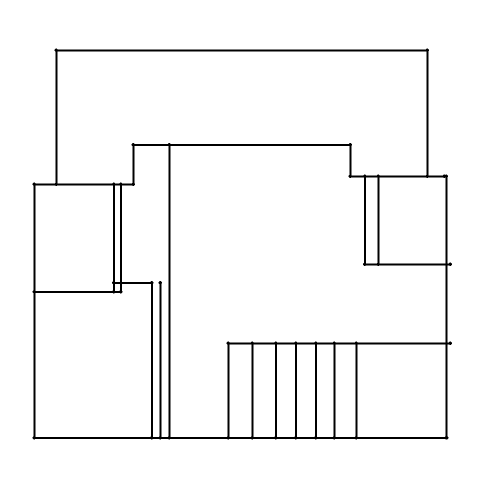
#> input picture renders/intermediate-1791048191644.png, 1000 x 1000 px (shown at 1/2 size)
$ python -i line_detector.py   (imports and definitions only)
#> lines starting #> are read from the running program, lines starting #| are printed output that depends on the picture; after the words box and inside, x2 and y2 are one past the last pixel; in counts of white or black regions, pixels touching at a corner belong together
### app/config.py
"""تنظیمات کلی پروژه"""

from pathlib import Path

BASE_DIR = Path(__file__).parent.parent
STATIC_DIR = BASE_DIR / "static"
UPLOAD_DIR = BASE_DIR / "uploads"
RENDER_DIR = BASE_DIR / "renders"
DATA_DIR = BASE_DIR / "data"

for d in [STATIC_DIR, UPLOAD_DIR, RENDER_DIR, DATA_DIR]:
    d.mkdir(parents=True, exist_ok=True)

# سرور
HOST = "0.0.0.0"
PORT = 3000

# عکس
MAX_IMAGE_WIDTH = 1000
MAX_FILE_SIZE = 15 * 1024 * 1024

# تشخیص خطوط
CANNY_LOW = 30
CANNY_HIGH = 100
HOUGH_THRESHOLD = 40
HOUGH_MIN_LINE_LENGTH = 40
HOUGH_MAX_LINE_GAP = 15
MIN_LINE_LENGTH = 35

# تشخیص پله
STAIR_MIN_STEPS = 4
STAIR_MAX_STEPS = 30
STAIR_MIN_GAP = 5
STAIR_MAX_GAP = 60
STAIR_TOLERANCE = 0.4

# فیلتر
STAIR_FILTER_TOL = 6

# رندر
DEFAULT_OUTPUT_WIDTH = 1400
DEFAULT_OUTPUT_HEIGHT = 1000
DEFAULT_BACKGROUND = "#FAFBFC"
DEFAULT_WALL_COLOR = "#2C3E50"

ROOM_COLORS = [
    "#E8F4F8", "#FEF5E7", "#EAFAF1", "#F4ECF7",
    "#FDEDEC", "#FEF9E7", "#EBF5FB", "#E8F8F5",
    "#FDF2E9", "#EAF2F8",
]

FONT_PATHS = [
    "/usr/share/fonts/truetype/dejavu/DejaVuSans-Bold.ttf",
    "/usr/share/fonts/truetype/dejavu/DejaVuSans.ttf",
    "C:/Windows/Fonts/arial.ttf",
    "C:/Windows/Fonts/tahoma.ttf",
    "/System/Library/Fonts/Helvetica.ttc",
]


# ═══════════════════════════════════════════════
# تنظیمات جدید: رنگ اتاق بر اساس نوع
# ═══════════════════════════════════════════════
ROOM_TYPE_COLORS = {
    "bedroom":        "#DBEAFE",
    "master_bedroom": "#C7D2FE",
    "kids_room":      "#FCE7F3",
    "living_room":    "#FEF3C7",
    "guest_room":     "#FEF9C3",
    "kitchen":        "#FEE2E2",
    "open_kitchen":   "#FECACA",
    "bathroom":       "#D1FAE5",
    "wc":             "#DCFCE7",
    "balcony":        "#E0F2FE",
    "terrace":        "#E0F2FE",
    "storage":        "#E5E7EB",
    "parking":        "#D1D5DB",
    "corridor":       "#F3F4F6",
    "entrance":       "#FDE68A",
    "study":          "#EDE9FE",
    "office":         "#EDE9FE",
    "unknown":        "#F5F5F5",
}

ROOM_TYPE_FA = {
    "bedroom": "اتاق خواب",
    "master_bedroom": "اتاق مستر",
    "kids_room": "اتاق کودک",
    "living_room": "پذیرایی",
    "guest_room": "اتاق مهمان",
    "kitchen": "آشپزخانه",
    "open_kitchen": "آشپزخانه اپن",
    "bathroom": "حمام",
    "wc": "سرویس",
    "balcony": "بالکن",
    "terrace": "تراس",
    "storage": "انباری",
    "parking": "پارکینگ",
    "corridor": "راهرو",
    "entrance": "ورودی",
    "study": "مطالعه",
    "office": "دفتر کار",
    "unknown": "اتاق",
}

# نمادهای در و پنجره
DOOR_COLOR = "#8B4513"
WINDOW_COLOR = "#3498DB"

# قطب‌نما
COMPASS_COLOR = "#2C3E50"

# استایل نقشه
STYLE_MODERN = "modern"
STYLE_BLUEPRINT = "blueprint"
STYLE_MINIMAL = "minimal"

BLUEPRINT_BG = "#0B3D91"
BLUEPRINT_WALL = "#FFFFFF"
BLUEPRINT_ACCENT = "#7FB3FF"

### app/utils/line_utils.py
"""توابع کمکی برای پردازش خطوط"""

import numpy as np


def merge_collinear(lines, dist=10, gap=30):
    if not lines:
        return []

    merged = []
    horizontal = [i for i, l in enumerate(lines) if l.get("orientation") == "h"]
    vertical = [i for i, l in enumerate(lines) if l.get("orientation") == "v"]

    def merge_group(indices, is_h):
        group = [lines[i] for i in indices]
        used = [False] * len(group)

        for i in range(len(group)):
            if used[i]:
                continue
            cur = dict(group[i])
            changed = True
            while changed:
                changed = False
                for j in range(len(group)):
                    if i == j or used[j]:
                        continue
                    o = group[j]

                    if is_h:
                        if abs(cur["y1"] - o["y1"]) > dist:
                            continue
                        if o["x1"] > cur["x2"] + gap:
                            continue
                        if o["x2"] < cur["x1"] - gap:
                            continue
                        nx1 = min(cur["x1"], o["x1"])
                        nx2 = max(cur["x2"], o["x2"])
                        ny = (cur["y1"] + o["y1"]) / 2
                        cur = {
                            "x1": nx1, "y1": ny,
                            "x2": nx2, "y2": ny,
                            "length": float(nx2 - nx1),
                            "orientation": "h",
                        }
                        used[j] = True
                        changed = True
                    else:
                        if abs(cur["x1"] - o["x1"]) > dist:
                            continue
                        if o["y1"] > cur["y2"] + gap:
                            continue
                        if o["y2"] < cur["y1"] - gap:
                            continue
                        ny1 = min(cur["y1"], o["y1"])
                        ny2 = max(cur["y2"], o["y2"])
                        nx = (cur["x1"] + o["x1"]) / 2
                        cur = {
                            "x1": nx, "y1": ny1,
                            "x2": nx, "y2": ny2,
                            "length": float(ny2 - ny1),
                            "orientation": "v",
                        }
                        used[j] = True
                        changed = True

            merged.append(cur)

    merge_group(horizontal, True)
    merge_group(vertical, False)
    return merged


def remove_duplicates(lines, dist=10):
    if not lines:
        return []

    lines = sorted(lines, key=lambda l: l["length"], reverse=True)
    result = []

    for line in lines:
        dup = False
        for kept in result:
            if line.get("orientation") != kept.get("orientation"):
                continue
            d1 = np.hypot(line["x1"] - kept["x1"], line["y1"] - kept["y1"])
            d2 = np.hypot(line["x2"] - kept["x2"], line["y2"] - kept["y2"])
            d3 = np.hypot(line["x1"] - kept["x2"], line["y1"] - kept["y2"])
            d4 = np.hypot(line["x2"] - kept["x1"], line["y2"] - kept["y1"])
            if min(d1, d2, d3, d4) < dist:
                dup = True
                break
        if not dup:
            result.append(line)

    return result


def snap_endpoints(lines, tolerance=25):
    if not lines:
        return lines

    h_lines = [l for l in lines if l.get("orientation") == "h"]
    v_lines = [l for l in lines if l.get("orientation") == "v"]
    result = []

    for h in h_lines:
        h = dict(h)
        y = h["y1"]
        for ep in ["x1", "x2"]:
            best = None
            bd = tolerance
            for v in v_lines:
                if v["y1"] - tolerance <= y <= v["y2"] + tolerance:
                    d = abs(h[ep] - v["x1"])
                    if d < bd:
                        bd = d
                        best = v["x1"]
            if best is not None:
                h[ep] = best
        h["length"] = abs(h["x2"] - h["x1"])
        if h["length"] >= 30:
            result.append(h)

    for v in v_lines:
        v = dict(v)
        x = v["x1"]
        for ep in ["y1", "y2"]:
            best = None
            bd = tolerance
            for h in h_lines:
                if h["x1"] - tolerance <= x <= h["x2"] + tolerance:
                    d = abs(v[ep] - h["y1"])
                    if d < bd:
                        bd = d
                        best = h["y1"]
            if best is not None:
                v[ep] = best
        v["length"] = abs(v["y2"] - v["y1"])
        if v["length"] >= 30:
            result.append(v)

    return result


def extend_to_corners(lines, tolerance=30):
    if not lines:
        return lines

    h_lines = [l for l in lines if l.get("orientation") == "h"]
    v_lines = [l for l in lines if l.get("orientation") == "v"]
    result = []

    for h in h_lines:
        h = dict(h)
        y = h["y1"]
        cands = []
        for v in v_lines:
            if v["y1"] - tolerance <= y <= v["y2"] + tolerance:
                if v["x1"] <= h["x1"] + tolerance:
                    cands.append((abs(h["x1"] - v["x1"]), v["x1"], "l"))
                if v["x1"] >= h["x2"] - tolerance:
                    cands.append((abs(h["x2"] - v["x1"]), v["x1"], "r"))

        left = sorted([c for c in cands if c[2] == "l"])
        right = sorted([c for c in cands if c[2] == "r"])
        if left:
            h["x1"] = left[0][1]
        if right:
            h["x2"] = right[0][1]

        h["length"] = abs(h["x2"] - h["x1"])
        if h["length"] >= 30:
            result.append(h)

    for v in v_lines:
        v = dict(v)
        x = v["x1"]
        cands = []
        for h in h_lines:
            if h["x1"] - tolerance <= x <= h["x2"] + tolerance:
                if h["y1"] <= v["y1"] + tolerance:
                    cands.append((abs(v["y1"] - h["y1"]), h["y1"], "t"))
                if h["y1"] >= v["y2"] - tolerance:
                    cands.append((abs(v["y2"] - h["y1"]), h["y1"], "b"))

        top = sorted([c for c in cands if c[2] == "t"])
        bot = sorted([c for c in cands if c[2] == "b"])
        if top:
            v["y1"] = top[0][1]
        if bot:
            v["y2"] = bot[0][1]

        v["length"] = abs(v["y2"] - v["y1"])
        if v["length"] >= 30:
            result.append(v)

    return result


def find_main_bounds(lines, percentile=0.03):
    if len(lines) < 5:
        return None

    xs = []
    ys = []
    for l in lines:
        xs.extend([l["x1"], l["x2"]])
        ys.extend([l["y1"], l["y2"]])

    xs = sorted(xs)
    ys = sorted(ys)

    n = len(xs)
    lo = int(n * percentile)
    hi = int(n * (1 - percentile))

    return {
        "minX": xs[lo],
        "maxX": xs[hi - 1],
        "minY": ys[lo],
        "maxY": ys[hi - 1],
    }


def filter_by_bounds(lines, bounds, hard_margin=30):
    if not bounds:
        return lines

    minX = bounds["minX"] - hard_margin
    maxX = bounds["maxX"] + hard_margin
    minY = bounds["minY"] - hard_margin
    maxY = bounds["maxY"] + hard_margin

    result = []
    for l in lines:
        if l.get("orientation") == "h":
            if l["y1"] < minY or l["y1"] > maxY:
                continue
            if l["x1"] < minX and l["x2"] < minX:
                continue
            if l["x1"] > maxX and l["x2"] > maxX:
                continue
        else:
            if l["x1"] < minX or l["x1"] > maxX:
                continue
            if l["y1"] < minY and l["y2"] < minY:
                continue
            if l["y1"] > maxY and l["y2"] > maxY:
                continue

        result.append(l)

    return result


def remove_isolated_short(lines, tolerance=25, short_threshold=150):
    if not lines:
        return lines

    h_lines = [l for l in lines if l.get("orientation") == "h"]
    v_lines = [l for l in lines if l.get("orientation") == "v"]

    def is_connected(px, py, targets, is_h_source):
        for t in targets:
            if is_h_source:
                if abs(t["x1"] - px) > tolerance:
                    continue
                oy1 = min(t["y1"], t["y2"])
                oy2 = max(t["y1"], t["y2"])
                if oy1 - tolerance <= py <= oy2 + tolerance:
                    return True
            else:
                if abs(t["y1"] - py) > tolerance:
                    continue
                ox1 = min(t["x1"], t["x2"])
                ox2 = max(t["x1"], t["x2"])
                if ox1 - tolerance <= px <= ox2 + tolerance:
                    return True
        return False

    result = []
    for l in lines:
        if l["length"] >= short_threshold:
            result.append(l)
            continue

        if l.get("orientation") == "h":
            c1 = is_connected(l["x1"], l["y1"], v_lines, True)
            c2 = is_connected(l["x2"], l["y2"], v_lines, True)
        else:
            c1 = is_connected(l["x1"], l["y1"], h_lines, False)
            c2 = is_connected(l["x1"], l["y2"], h_lines, False)

        if c1 or c2:
            result.append(l)

    return result

### app/detectors/line_detector.py
"""تشخیص خطوط از عکس پلان"""

import os
import cv2
import numpy as np

from app.config import (
    MAX_IMAGE_WIDTH, CANNY_LOW, CANNY_HIGH,
    HOUGH_THRESHOLD, HOUGH_MIN_LINE_LENGTH, HOUGH_MAX_LINE_GAP,
    MIN_LINE_LENGTH,
)
from app.utils.line_utils import (
    merge_collinear, remove_duplicates,
    snap_endpoints, extend_to_corners,
    find_main_bounds, filter_by_bounds, remove_isolated_short,
)


def detect_lines(image_path: str):
    """تشخیص خطوط از عکس پلان (یک پاس)"""
    if not os.path.exists(image_path):
        raise FileNotFoundError(f"عکس پیدا نشد: {image_path}")

    img = cv2.imread(image_path)
#> img is the input picture: shape (1000, 1000, 3); 96.7% white; 1 black region, box (x1, y1, x2, y2) and area: (65, 97, 904, 879) 33168
    if img is None:
        raise ValueError("cv2 نتونست عکس رو بخونه")

    h, w = img.shape[:2]
    target_h = int(h * MAX_IMAGE_WIDTH / w)
    img = cv2.resize(img, (MAX_IMAGE_WIDTH, target_h))

    gray = cv2.cvtColor(img, cv2.COLOR_BGR2GRAY)

    binary = cv2.adaptiveThreshold(
        gray, 255,
        cv2.ADAPTIVE_THRESH_GAUSSIAN_C,
        cv2.THRESH_BINARY_INV,
        15, 5,
    )
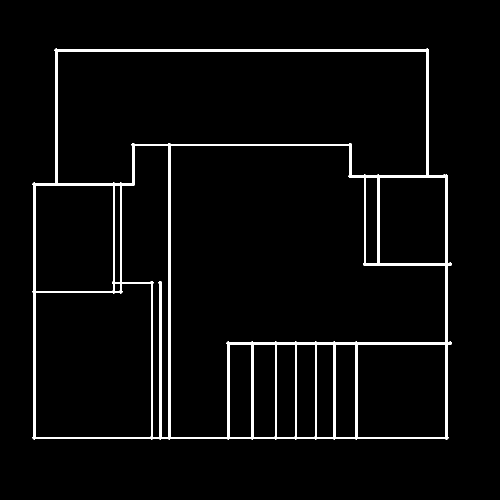
#> binary: shape (1000, 1000) (shown at 1/2 size); 3.3% white; 1 white region, box (x1, y1, x2, y2) and area: (65, 97, 904, 879) 33168

    blurred = cv2.GaussianBlur(binary, (3, 3), 0)
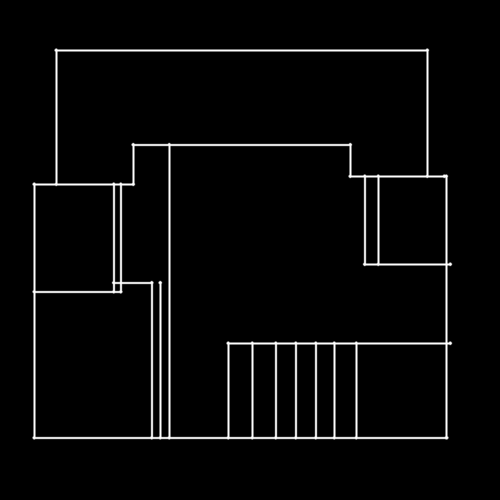
#> blurred: shape (1000, 1000) (shown at 1/2 size); min 0, max 255, mean 8.5
    edges = cv2.Canny(blurred, CANNY_LOW, CANNY_HIGH, apertureSize=3)
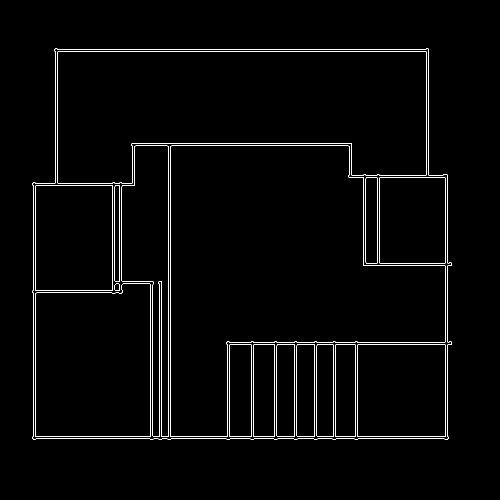
#> edges: shape (1000, 1000) (shown at 1/2 size); 1.6% white in thin lines or dots, all inside (x1, y1, x2, y2) = (65, 97, 904, 879)

    kernel = np.ones((2, 2), np.uint8)
    edges = cv2.dilate(edges, kernel, iterations=1)
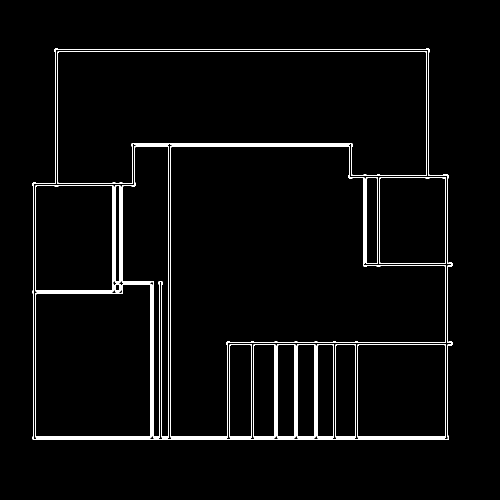
#> edges: shape (1000, 1000) (shown at 1/2 size); 3.3% white in thin lines or dots, all inside (x1, y1, x2, y2) = (65, 97, 905, 880)

    raw_lines = cv2.HoughLinesP(
        edges,
        rho=1,
        theta=np.pi / 180,
        threshold=HOUGH_THRESHOLD,
        minLineLength=HOUGH_MIN_LINE_LENGTH,
        maxLineGap=HOUGH_MAX_LINE_GAP,
    )
#> raw_lines = 117 rows, first 6: [109, 103, 858, 103], [65, 874, 897, 874], [109, 98, 858, 98], [65, 873, 897, 873], [65, 878, 897, 878], [109, 99, 858, 99]

    if raw_lines is None:
        return [], MAX_IMAGE_WIDTH, target_h

    result = []
    for line in raw_lines:
        x1, y1, x2, y2 = line[0]
        length = float(np.hypot(x2 - x1, y2 - y1))
        if length < MIN_LINE_LENGTH:
            continue

        dx = x2 - x1
        dy = y2 - y1
        angle = np.degrees(np.arctan2(dy, dx))
        if angle < 0:
            angle += 180

        if angle < 20 or angle > 160:
            avg_y = (y1 + y2) / 2
            nx1 = float(min(x1, x2))
            nx2 = float(max(x1, x2))
            result.append({
                "x1": nx1, "y1": float(avg_y),
                "x2": nx2, "y2": float(avg_y),
                "length": float(nx2 - nx1),
                "orientation": "h",
            })
        elif 70 < angle < 110:
            avg_x = (x1 + x2) / 2
            ny1 = float(min(y1, y2))
            ny2 = float(max(y1, y2))
            result.append({
                "x1": float(avg_x), "y1": ny1,
                "x2": float(avg_x), "y2": ny2,
                "length": float(ny2 - ny1),
                "orientation": "v",
            })
#> this loop made 117 passes
#> (x1, y1, x2, y2, length, dx, dy, angle) on passes 9 to 16: (70, 879, 70, 365, 514, 0, -514, 90), (336, 879, 336, 286, 593, 0, -593, 90), (71, 879, 71, 365, 514, 0, -514, 90), (340, 879, 340, 286, 593, 0, -593, 90), (337, 879, 337, 286, 593, 0, -593, 90), (341, 879, 341, 286, 593, 0, -593, 90), (66, 879, 66, 365, 514, 0, -514, 90), (67, 879, 67, 365, 514, 0, -514, 90)

    if not result:
        return [], MAX_IMAGE_WIDTH, target_h

    # ─── پردازش ───
    result = merge_collinear(result, dist=10, gap=30)
#> the loop in merge_group, `for i in range(len(group)):` made 37 passes
#> the loop in merge_group (call 2), `for i in range(len(group)):` made 80 passes
    result = remove_duplicates(result, dist=10)
#> the loop in remove_duplicates, `for line in lines:` made 29 passes
    result = [l for l in result if l["length"] >= 40]
    result = snap_endpoints(result, tolerance=25)
#> the loop in snap_endpoints, `for h in h_lines:` made 9 passes
#> the loop in snap_endpoints, `for v in v_lines:` made 20 passes
    result = extend_to_corners(result, tolerance=30)
#> the loop in extend_to_corners, `for h in h_lines:` made 9 passes
#> the loop in extend_to_corners, `for v in v_lines:` made 20 passes
    result = merge_collinear(result, dist=10, gap=30)
    result = remove_duplicates(result, dist=10)
#> the loop in remove_duplicates (call 2), `for line in lines:` made 29 passes

    # حذف پرت‌ها
    bounds = find_main_bounds(result, percentile=0.03)
#> the loop in find_main_bounds, `for l in lines:` made 29 passes
    if bounds:
        result = filter_by_bounds(result, bounds, hard_margin=30)
#> the loop in filter_by_bounds, `for l in lines:` made 29 passes
    result = remove_isolated_short(result, tolerance=25, short_threshold=150)
#> the loop in remove_isolated_short, `for l in lines:` made 29 passes

    result = [l for l in result if l["length"] >= 35]

    result.sort(key=lambda l: l["length"], reverse=True)
    return result, MAX_IMAGE_WIDTH, target_h


# ═══════════════════════════════════════════════
# ⭐ تشخیص دو-مرحله‌ای
# ═══════════════════════════════════════════════
# [44 lines left out: function detect_lines_two_pass, not called in this run]

>>> result = detect_lines('../../renders/intermediate-1791048191644.png')

$ run again, on renders/plan-1791039485515.png
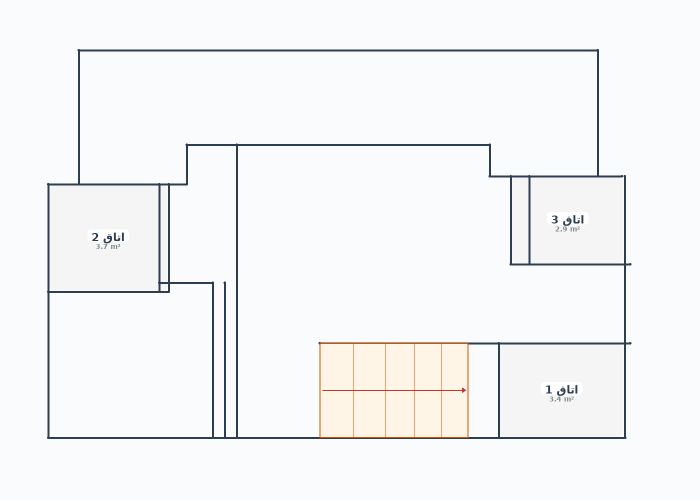
#> input picture renders/plan-1791039485515.png, 1400 x 1000 px (shown at 1/2 size)
#> in detect_lines, img is the input picture: shape (1000, 1400, 3); mean B, G, R 245.9, 245.3, 244.7
#> img: shape (714, 1000, 3)
#> in detect_lines, `binary = cv2.adaptiveThreshold( gray, 255, cv2.ADAPTIVE_THRESH_GAUSSIA..`:
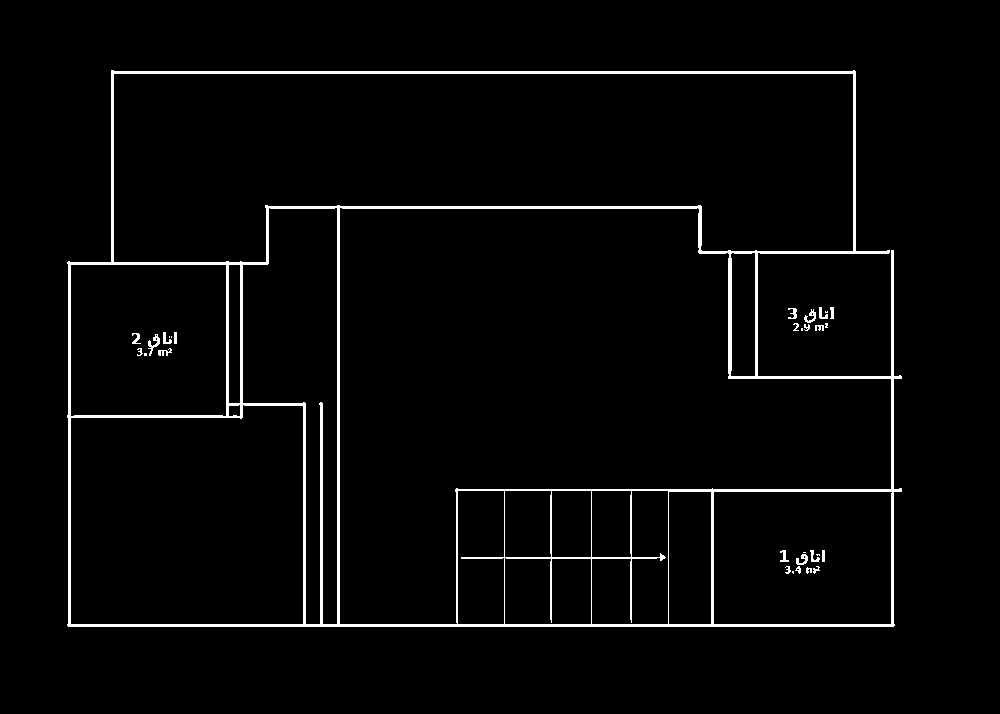
#> binary: shape (714, 1000); 2.9% white; 31 white regions (9 under 20 px), largest, box (x1, y1, x2, y2) and area: (67, 70, 902, 627) 19477, (148, 334, 160, 356) 100, (804, 309, 816, 323) 76
#> in detect_lines, `edges = cv2.dilate(edges, kernel, iterations=1)`:
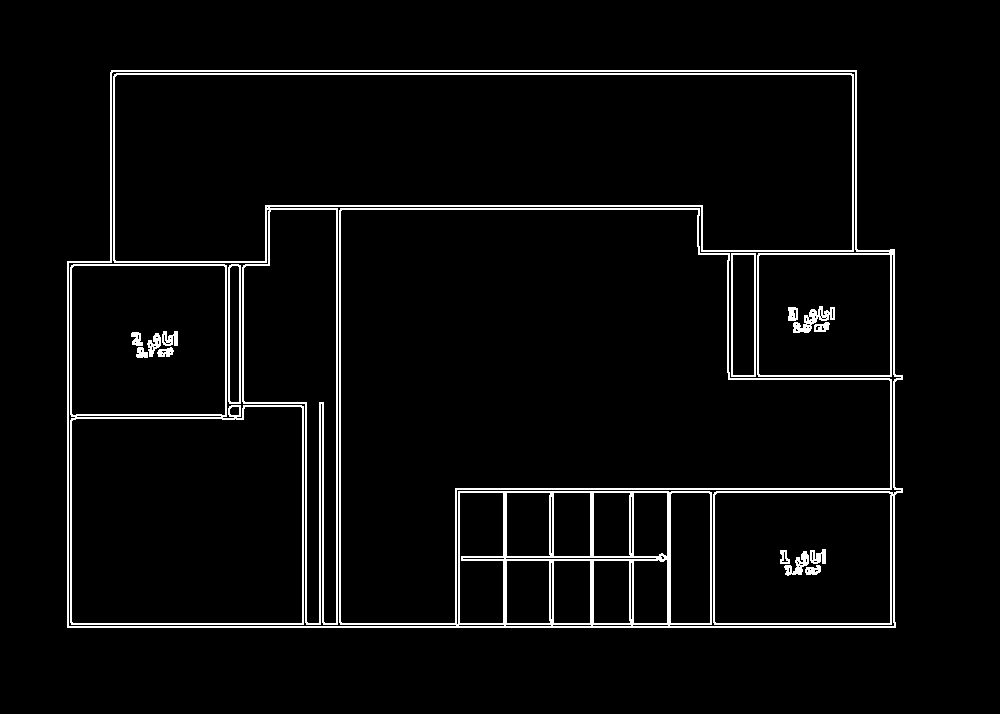
#> edges: shape (714, 1000); 4.2% white in thin lines or dots, all inside (x1, y1, x2, y2) = (67, 70, 903, 628)
#> raw_lines = 120 rows, first 6: [111, 71, 856, 71], [67, 624, 895, 624], [111, 70, 856, 70], [67, 627, 895, 627], [67, 626, 895, 626], [67, 623, 895, 623]
#> the loop in detect_lines, `for line in raw_lines:` made 120 passes
#> (x1, y1, x2, y2, length, dx, dy, angle) on passes 1 to 8: (111, 71, 856, 71, 745, 745, 0, 0), (67, 624, 895, 624, 828, 828, 0, 0), (111, 70, 856, 70, 745, 745, 0, 0), (67, 627, 895, 627, 828, 828, 0, 0), (67, 626, 895, 626, 828, 828, 0, 0), (67, 623, 895, 623, 828, 828, 0, 0), (110, 73, 856, 73, 746, 746, 0, 0), (455, 492, 902, 492, 447, 447, 0, 0)
#> the loop in merge_group, `for i in range(len(group)):` made 46 passes
#> the loop in merge_group (call 2), `for i in range(len(group)):` made 74 passes
#> the loop in remove_duplicates, `for line in lines:` made 30 passes
#> the loop in snap_endpoints, `for h in h_lines:` made 11 passes
#> the loop in snap_endpoints, `for v in v_lines:` made 19 passes
#> the loop in extend_to_corners, `for h in h_lines:` made 11 passes
#> the loop in extend_to_corners, `for v in v_lines:` made 19 passes
#> the loop in remove_duplicates (call 2), `for line in lines:` made 30 passes
#> the loop in find_main_bounds, `for l in lines:` made 30 passes
#> the loop in filter_by_bounds, `for l in lines:` made 30 passes
#> the loop in remove_isolated_short, `for l in lines:` made 30 passes
